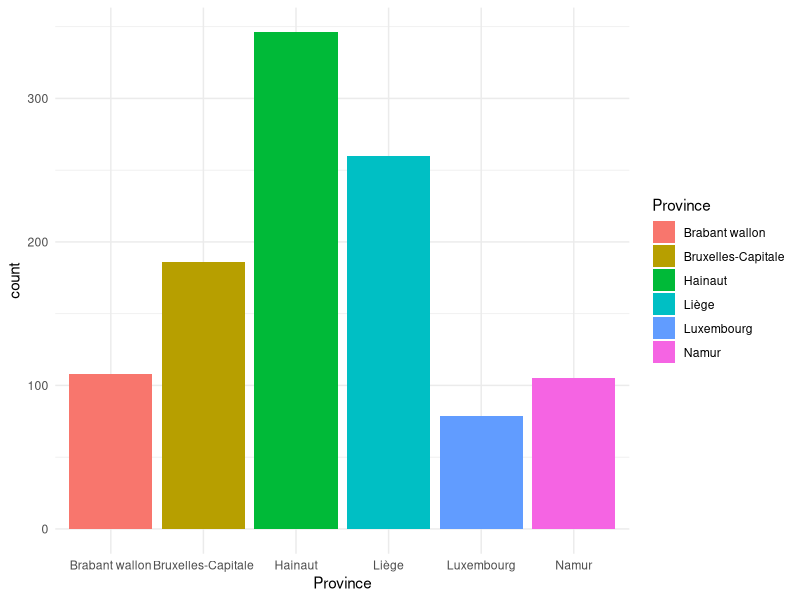

Source code (R):
library(tidyverse)
library(readr)

#On importe et visualise le fichier csv issu des scraping
data = 
  read_csv("scrapings_wallonie_bruxelles.csv")

View(data)

#1 On crée une copie du dataframe data sans les trois derniers de chaque liste
#(Chercher une solution plus élégante que trois filter)
data_filtered = 
  data %>% 
  group_by(liste) %>% 
  filter(place_liste != max(place_liste)) %>% 
  filter(place_liste != max(place_liste)) %>% 
  filter(place_liste != max(place_liste))
  

#2 On calcule la probabilité d'être élu en fonction de chaque place
probabilite_selon_place = table(data_filtered$place_liste, data_filtered$elu) %>% 
  as.data.frame.matrix() %>% 
  mutate(total = non + oui, pourcent = (oui/total)*100) %>% 
  rowid_to_column("place_liste")

View(probabilite_selon_place)

#3 on joint data_filtered et probabilité en ne gardant que les élus
#4 on trie place_positionelu ascendant et pourcent descendant 
result =
  data_filtered %>% 
  filter(elu=="oui") %>% 
  left_join(probabilite_selon_place ) %>% 
  arrange(pourcent, desc(place_positionelu), pourcent_liste) %>% 
  filter(pourcent < 16)

View(result)

#on sauvegarde dans un fichier csv
write_csv(result, "resultats.csv")


# exemple de graphique barchart avec ggplot2
ggplot(data = result) +
  aes(x = Province, fill=Province) +
  geom_bar() +
  theme_minimal()


